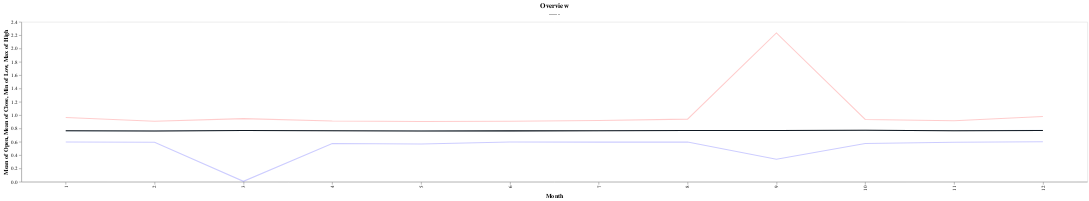

Notebook cell for this chart:
### Markdown cell above
GROUPING BY MONTH

### Code cell
ch_open = alt.Chart(monthly_data).mark_line(opacity =1, color = "black").encode(
    alt.X('Month:N'),
    alt.Y('mean(Open):Q',axis=alt.Axis(grid=False), scale=alt.Scale(zero=False)), #, scale=alt.Scale(zero=False)
    )
 
ch_close = alt.Chart(monthly_data).mark_line(opacity =0.2).encode(
    alt.X('Month:N'),
    alt.Y('mean(Close):Q',axis=alt.Axis(grid=False), scale=alt.Scale(zero=False)),
    )

ch_high = alt.Chart(monthly_data).mark_line(opacity =0.2, color = "red").encode(
    alt.X('Month:N'),
    alt.Y('max(High):Q',axis=alt.Axis(grid=False)),
    )

ch_low = alt.Chart(monthly_data).mark_line(opacity =0.2, color = "blue").encode(
    alt.X('Month:N'),
    alt.Y('min(Low):Q',axis=alt.Axis(grid=False) ),
    )


overview = (ch_open +  ch_close + ch_low + ch_high).properties(#ch_low + ch_high +
    title={
        "text": "Overview",
        "subtitle": "-----"
    }, width = 3000)
(overview)

### Figure 1 — Vega-Lite specification as saved in the notebook (floating-point values rounded to 4 significant figures; data arrays with more than 128 entries replaced by an {"elided": "..."} marker saying what was removed)
{"config": {"view": {"continuousWidth": 400, "continuousHeight": 300}}, "layer": [{"mark": {"type": "line", "color": "black", "opacity": 1}, "encoding": {"x": {"field": "Month", "type": "nominal"}, "y": {"aggregate": "mean", "axis": {"grid": false}, "field": "Open", "scale": {"zero": false}, "type": "quantitative"}}}, {"mark": {"type": "line", "opacity": 0.2}, "encoding": {"x": {"field": "Month", "type": "nominal"}, "y": {"aggregate": "mean", "axis": {"grid": false}, "field": "Close", "scale": {"zero": false}, "type": "quantitative"}}}, {"mark": {"type": "line", "color": "blue", "opacity": 0.2}, "encoding": {"x": {"field": "Month", "type": "nominal"}, "y": {"aggregate": "min", "axis": {"grid": false}, "field": "Low", "type": "quantitative"}}}, {"mark": {"type": "line", "color": "red", "opacity": 0.2}, "encoding": {"x": {"field": "Month", "type": "nominal"}, "y": {"aggregate": "max", "axis": {"grid": false}, "field": "High", "type": "quantitative"}}}], "data": {"name": "data-23935fb59170f5b5deb10db5362310f1"}, "title": {"text": "Overview", "subtitle": "-----"}, "width": 3000, "$schema": "https://vega.github.io/schema/vega-lite/v4.17.0.json", "datasets": {"data-23935fb59170f5b5deb10db5362310f1": {"elided": "238 records"}}}
